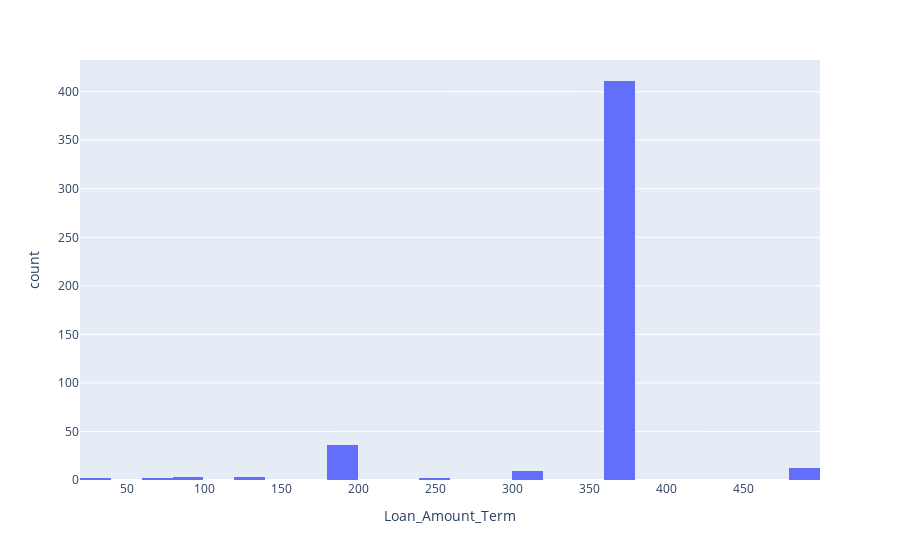

The notebook cell saved with this chart:
### Code cell
check = loan_new_data[["ApplicantIncome","CoapplicantIncome","LoanAmount","Loan_Amount_Term","Credit_History"]]
figure = px.histogram(check,x='Loan_Amount_Term')
figure.show()

### Figure 1 — Plotly figure (JSON) as saved in the notebook; plotly's stock layout.template omitted (floating-point values rounded to 4 significant figures; data arrays with more than 128 entries replaced by an {"elided": "..."} marker saying what was removed)
{"data": [{"bingroup": "x", "hovertemplate": "Loan_Amount_Term=%{x}<br>count=%{y}<extra></extra>", "legendgroup": "", "marker": {"color": "#636efa", "pattern": {"shape": ""}}, "name": "", "orientation": "v", "showlegend": false, "type": "histogram", "x": {"elided": "480 float values"}, "xaxis": "x", "yaxis": "y"}], "layout": {"barmode": "relative", "legend": {"tracegroupgap": 0}, "margin": {"t": 60}, "xaxis": {"anchor": "y", "domain": [0, 1], "title": {"text": "Loan_Amount_Term"}}, "yaxis": {"anchor": "x", "domain": [0, 1], "title": {"text": "count"}}}}
